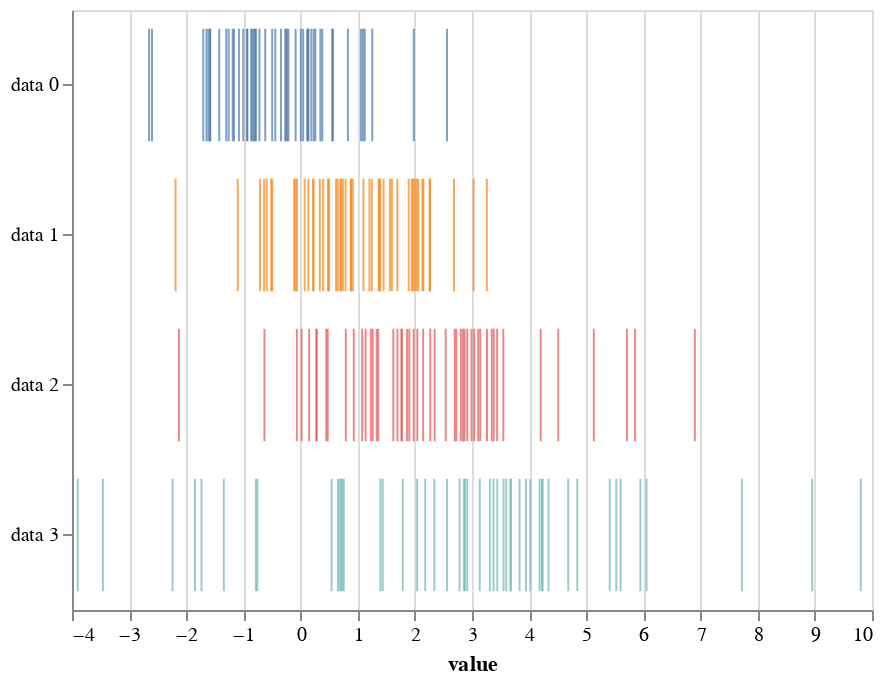

Source (notebook cell):
### Markdown cell above
## Jitter plot

I try my best to subscribe to the "plot all of your data" philosophy. To that end, a strip plot is a useful way to show all of the measurements. Here is one way to make a strip plot in Altair.

### Code cell
alt.Chart(df
    ).mark_tick(
    ).encode(
        x='value:Q',
        y=alt.Y('variable:N', title=None),
        color=alt.Color('variable:N', legend=None)
    )

### Figure 1 — Vega-Lite specification as saved in the notebook (floating-point values rounded to 4 significant figures; data arrays with more than 128 entries replaced by an {"elided": "..."} marker saying what was removed)
{"$schema": "https://vega.github.io/schema/vega-lite/v2.6.0.json", "config": {"view": {"height": 300, "width": 400}}, "data": {"name": "data-10096dcb347f1516a4d71e41670b44f0"}, "datasets": {"data-10096dcb347f1516a4d71e41670b44f0": {"elided": "200 records"}}, "encoding": {"color": {"field": "variable", "legend": null, "type": "nominal"}, "x": {"field": "value", "type": "quantitative"}, "y": {"field": "variable", "title": null, "type": "nominal"}}, "mark": "tick"}
